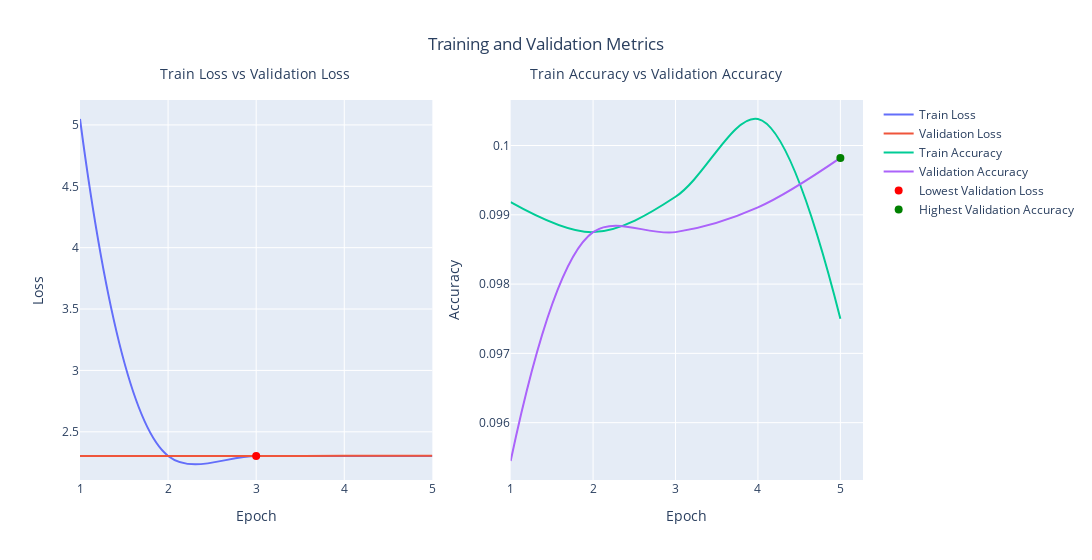

The code cell stored with this chart in its notebook:
### Markdown cell above
Nejprve vyzkouším model s čísly jakoze cvičení

### Code cell
model = MyNet()
loss_fn = torch.nn.CrossEntropyLoss()
optimizer = torch.optim.SGD(model.parameters(), lr=0.1)
train(model, loss_fn, optimizer, 5)

### Figure 1 — Plotly figure (JSON) as saved in the notebook; plotly's stock layout.template omitted (floating-point values rounded to 4 significant figures)
{"data": [{"line": {"shape": "spline"}, "mode": "lines", "name": "Train Loss", "type": "scatter", "x": [1, 2, 3, 4, 5], "xaxis": "x", "y": [5.048, 2.303, 2.303, 2.303, 2.303], "yaxis": "y"}, {"line": {"shape": "spline"}, "mode": "lines", "name": "Validation Loss", "type": "scatter", "x": [1, 2, 3, 4, 5], "xaxis": "x", "y": [2.303, 2.304, 2.303, 2.304, 2.304], "yaxis": "y"}, {"line": {"shape": "spline"}, "mode": "lines", "name": "Train Accuracy", "type": "scatter", "x": [1, 2, 3, 4, 5], "xaxis": "x2", "y": [0.09918, 0.09875, 0.09926, 0.1004, 0.0975], "yaxis": "y2"}, {"line": {"shape": "spline"}, "mode": "lines", "name": "Validation Accuracy", "type": "scatter", "x": [1, 2, 3, 4, 5], "xaxis": "x2", "y": [0.09545, 0.09875, 0.09875, 0.09911, 0.09982], "yaxis": "y2"}, {"marker": {"color": "red", "size": 8}, "mode": "markers", "name": "Lowest Validation Loss", "type": "scatter", "x": [3], "xaxis": "x", "y": [2.303], "yaxis": "y"}, {"marker": {"color": "green", "size": 8}, "mode": "markers", "name": "Highest Validation Accuracy", "type": "scatter", "x": [5], "xaxis": "x2", "y": [0.09982], "yaxis": "y2"}], "layout": {"annotations": [{"font": {"size": 14}, "showarrow": false, "text": "Train Loss vs Validation Loss", "x": 0.1, "xref": "paper", "y": 1.1, "yref": "paper"}, {"font": {"size": 14}, "showarrow": false, "text": "Train Accuracy vs Validation Accuracy", "x": 0.9, "xref": "paper", "y": 1.1, "yref": "paper"}], "title": {"text": "Training and Validation Metrics", "x": 0.5}, "width": 1200, "xaxis": {"anchor": "y", "domain": [0, 0.45], "title": {"text": "Epoch"}}, "xaxis2": {"anchor": "y2", "domain": [0.55, 1], "title": {"text": "Epoch"}}, "yaxis": {"anchor": "x", "domain": [0, 1], "title": {"text": "Loss"}}, "yaxis2": {"anchor": "x2", "domain": [0, 1], "title": {"text": "Accuracy"}}}}
